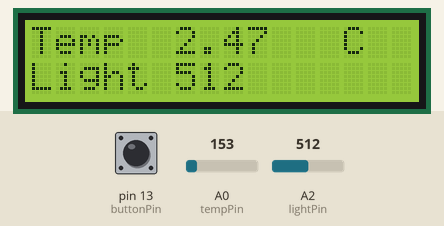
Simulated run of this sketch. Board: Arduino Uno, built with avr-gcc and run on an emulated ATmega328P. On the bench: 16×2 character LCD. The inputs (shaded band) are chosen by the test bench; at power-on: A0 (tempPin) = 153, A2 (lightPin) = 512, pin 13 (buttonPin) HIGH.

Above: at 1.2 s.
1.3 s: A0 (tempPin) set to 165
At 1.9 s:
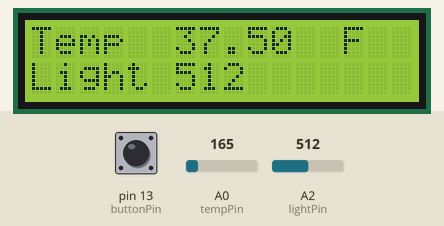
3.0 s: A2 (lightPin) set to 716
At 3.5 s:
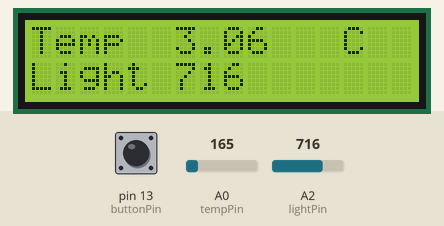
4.6 s: A0 (tempPin) set to 175
At 4.9 s:
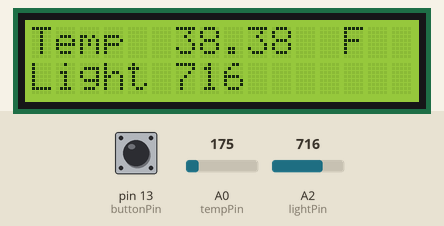
6.1 s: A2 (lightPin) set to 900
At 7.5 s:
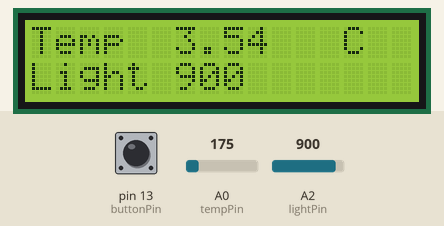
7.6 s: pin 13 (buttonPin) pulled LOW for 3.2 s
12.7 s: A0 (tempPin) set to 191
At 13.1 s:
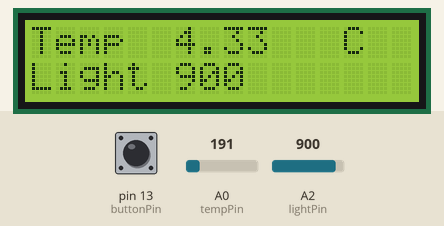
Timing chart, 0 to 15.2 s (numbered marks = the images above; inputs shaded):
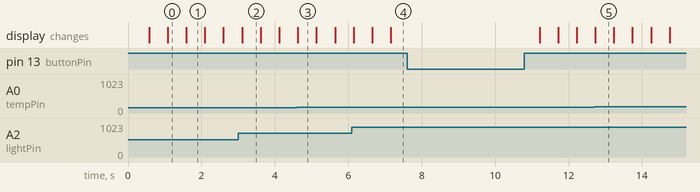

Measured:
- after the input at 1.3 s, the display: changes after 0.29 s (image 1)
- after the input at 3.0 s, the display: changes after 0.11 s (image 2)
- after the input at 4.6 s, the display: changes at once (image 3)
- after the input at 6.1 s, the display: changes after 0.05 s (image 4)
- after the input at 12.7 s, the display: changes at once (image 5)
- what the display in image 1 shows lasts 0.5 s, from 1.6 s to 2.1 s

The sketch:

lesson6a.ino
```cpp
#include <LiquidCrystal.h>

int tempPin = A0;
int lightPin = A2;
int buttonPin = 13;

int buttonStatus = 0;

//                BS E  D4 D5  D6  D7
LiquidCrystal lcd(7, 8, 9, 10, 11, 12);


void displayC() {
    // fucntions to calculate temeprature in Celsius
    int tempReading = analogRead(tempPin);
    float tempVolts = tempReading * 5.0 / 1024.0;
    float tempC = (tempVolts - 0.5) * 10;

    // Display temperature in Celsius
    lcd.setCursor(0,0);
    lcd.print("Temp         C  ");
    lcd.setCursor(6, 0);
    lcd.print(tempC);
}

void displayF() {
    // fucntions to calculate temeprature in Fahrenheit
    int tempReading = analogRead(tempPin);
    float tempVolts = tempReading * 5.0 / 1024.0;
    float tempC = (tempVolts - 0.5) * 10;
    float tempF = tempC * 9.0 / 5.0 + 32.0;

    // Display temperature in Fahrenheit
    lcd.setCursor(0,0);
    lcd.print("Temp         F  ");
    lcd.setCursor(6, 0);
    lcd.print(tempF);
}

void setup() {
    Serial.begin(9600);
    lcd.begin(16, 2);
    pinMode(buttonPin, INPUT_PULLUP);
}

void loop() {

    // create a buttonstatus check
    if (digitalRead(buttonPin) == 1) {
        if (buttonStatus == 0) {
            buttonStatus = 1;
        }
        else if (buttonStatus == 1) {
            buttonStatus = 0;
        }
    }

    if (buttonStatus == 1) {
        displayC();
    }
    else if(buttonStatus == 0) {
        displayF();
    }

    // Display Light on second row
    int lightReading = analogRead(lightPin);
    lcd.setCursor(0, 1);

    lcd.print("Light           ");
    lcd.setCursor(6, 1);
    lcd.print(lightReading);
    delay(500);
}
```
